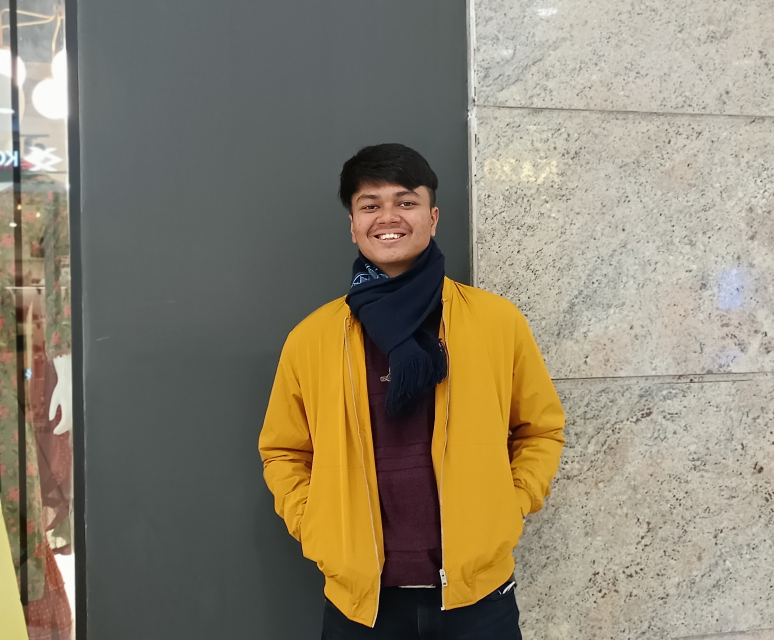
#> input picture HimrajGogoi.jpg, 2322 x 1920 px, found by its file name (shown at 1/3 size)
$ python load_model_image.py
#> lines starting #> are read from the running program, lines starting #| are printed output that depends on the picture
### face_recognition.py
import numpy as np
import cv2
import os

## for Face Detection
def faceDetection(input_img):

    # converting the image to bgr
    gray_image = cv2.cvtColor(input_img, cv2.COLOR_BGR2GRAY)

    # specifying what we want to detect
    face_haar = cv2.CascadeClassifier(r'D:\Python\final_cse_project\haarcascade_frontalface_alt.xml')
    faces = face_haar.detectMultiScale(gray_image,scaleFactor=1.3, minNeighbors=3)
    return faces,gray_image

## preparing the training data
# [44 lines left out: functions labels_for_training_data, train_Classifier, not called in this run]


## drawing the rectangle on the face
def draw_rect(test_img, face):
    (x,y,w,h) = face
    cv2.rectangle(test_img,(x,y),(x+w,y+h),(0,255,0),thickness=3)

## putting the name of the person
def put_text(test_img, label_name,x,y):
    cv2.putText(test_img, label_name,(x,y), cv2.FONT_HERSHEY_DUPLEX,1,(255,0,0),3)

### load_model_image.py
import numpy as np
import cv2
import os

import face_recognition as fr

test_img= cv2.imread(r'D:\Python\final_cse_project\HimrajGogoi.jpg')
#> test_img is the input picture: shape (1920, 2322, 3); mean B, G, R 110.6, 130, 138.7

faces_detected, gray_image = fr.faceDetection(test_img)
#> in faceDetection, `gray_image = cv2.cvtColor(input_img, cv2.COLOR_BGR2GRAY)`:
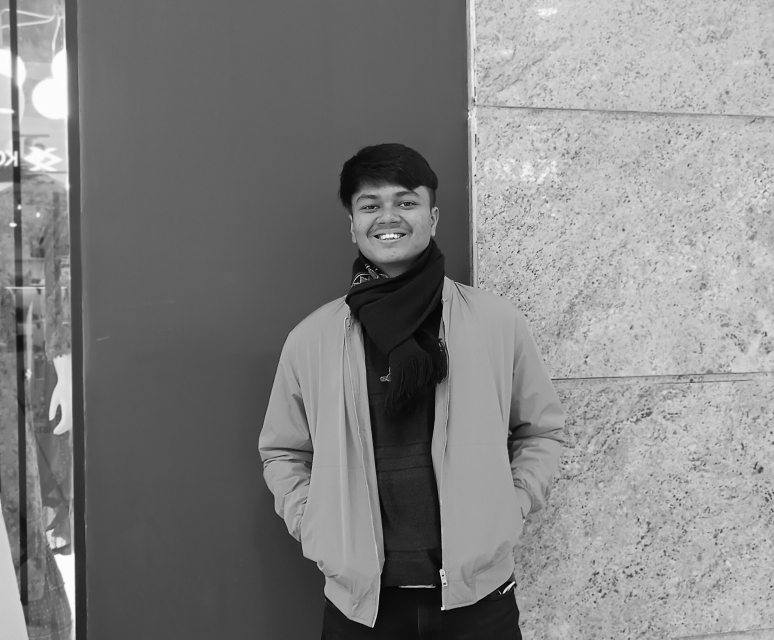
#> gray_image: shape (1920, 2322) (shown at 1/3 size); min 0, max 255, mean 130.4
#> in faceDetection, `faces = face_haar.detectMultiScale(gray_image,scaleFactor=1.3, minNeig..`: faces = [[1040, 513, 249, 249]]
#> faces_detected = [[1040, 513, 249, 249]]

face_recognizer = cv2.face.LBPHFaceRecognizer_create()
#> (the run stopped early here; a loop or call above may not have finished)
